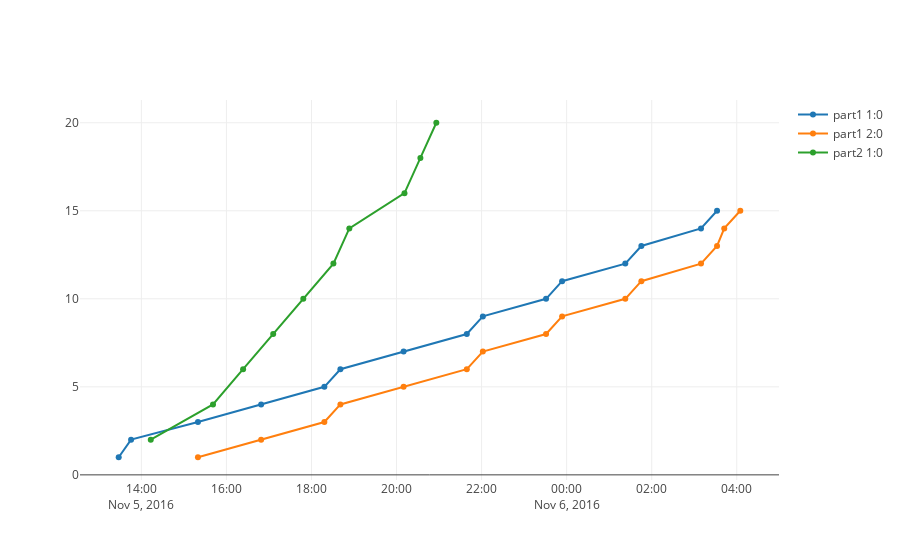

This figure's notebook cell:
### Code cell
plotly.offline.iplot(allocate.plot_simprod(results))
